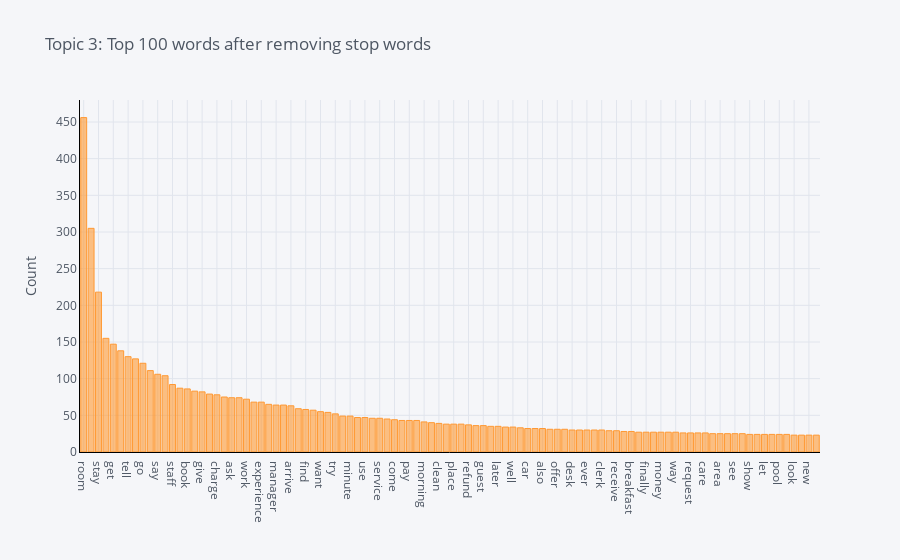

Notebook source saved alongside this figure:
### Code cell
plot_model(model=lda, plot = 'frequency', topic_num = 'Topic 3')

### Figure 1 — Plotly figure (JSON) as saved in the notebook; plotly's stock layout.template omitted (floating-point values rounded to 4 significant figures)
{"data": [{"marker": {"color": "rgba(255, 153, 51, 0.6)", "line": {"color": "rgba(255, 153, 51, 1.0)", "width": 1}}, "name": "count", "orientation": "v", "text": "", "type": "bar", "x": ["room", "hotel", "stay", "check", "get", "call", "tell", "night", "go", "time", "say", "day", "staff", "front_desk", "book", "bad", "give", "take", "charge", "back", "ask", "never", "work", "reservation", "experience", "make", "manager", "first", "arrive", "hour", "find", "leave", "want", "bed", "try", "wait", "minute", "good", "use", "even", "service", "know", "come", "next", "pay", "need", "morning", "problem", "clean", "available", "place", "rude", "refund", "travel", "guest", "phone", "later", "issue", "well", "person", "car", "late", "also", "water", "offer", "door", "desk", "last", "ever", "review", "clerk", "family", "receive", "long", "breakfast", "drive", "finally", "help", "money", "customer_service", "way", "nice", "request", "change", "care", "early", "area", "second", "see", "move", "show", "least", "let", "however", "pool", "floor", "look", "hold", "new", "parking"], "y": [456, 305, 218, 155, 147, 138, 130, 127, 121, 111, 106, 104, 92, 87, 86, 83, 82, 79, 78, 75, 74, 74, 72, 68, 68, 65, 64, 64, 63, 59, 58, 57, 55, 54, 52, 49, 49, 47, 47, 46, 46, 45, 44, 43, 43, 43, 41, 40, 39, 38, 38, 38, 37, 36, 36, 35, 35, 34, 34, 33, 32, 32, 32, 31, 31, 31, 30, 30, 30, 30, 30, 29, 29, 28, 28, 27, 27, 27, 27, 27, 27, 26, 26, 26, 26, 25, 25, 25, 25, 25, 24, 24, 24, 24, 24, 24, 23, 23, 23, 23]}], "layout": {"legend": {"bgcolor": "#F5F6F9", "font": {"color": "#4D5663"}}, "paper_bgcolor": "#F5F6F9", "plot_bgcolor": "#F5F6F9", "title": {"font": {"color": "#4D5663"}, "text": "Topic 3: Top 100 words after removing stop words"}, "xaxis": {"gridcolor": "#E1E5ED", "linecolor": "black", "showgrid": true, "tickfont": {"color": "#4D5663"}, "title": {"font": {"color": "#4D5663"}, "text": ""}, "zerolinecolor": "#E1E5ED"}, "yaxis": {"gridcolor": "#E1E5ED", "linecolor": "black", "showgrid": true, "tickfont": {"color": "#4D5663"}, "title": {"font": {"color": "#4D5663"}, "text": "Count"}, "zerolinecolor": "#E1E5ED"}}}
